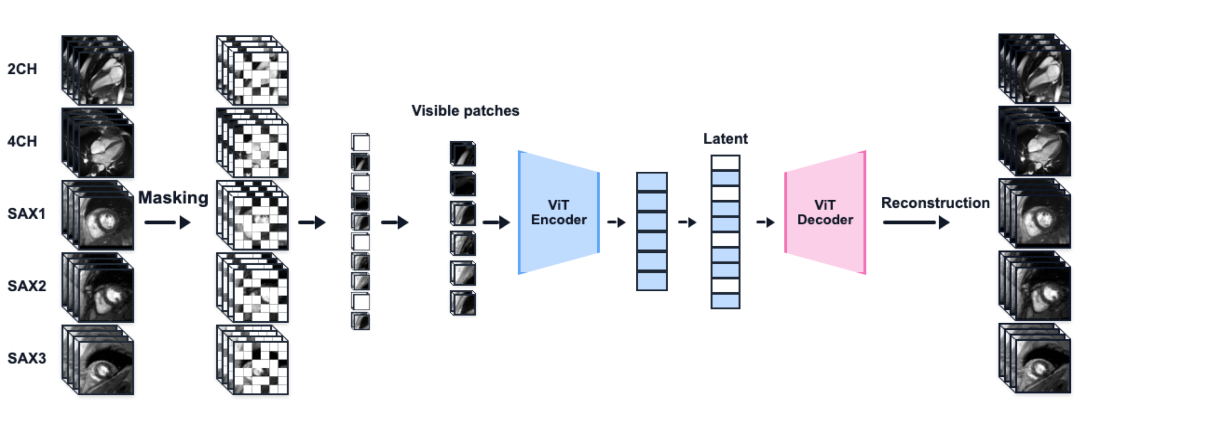
#> input picture figures/mri_pretrain/pretraining_pipeline_original_before_brace.png, 2459 x 850 px, given in place of jcmr_fig2_planes.jpg, which was not available (shown at 1/2 size)
$ python prepare_five_cmr_panels.py
#> lines starting #> are read from the running program, lines starting #| are printed output that depends on the picture; pictures that were not available may be replaced by others from this repository, and a replacement may not be noted
from pathlib import Path

from PIL import Image, ImageOps, ImageDraw, ImageFont


ROOT = Path(__file__).resolve().parent
OUT = ROOT / "five_cmr_panels"
OUT.mkdir(exist_ok=True)


def font(size):
    for path in [
        "/System/Library/Fonts/Supplemental/Arial.ttf",
        "/System/Library/Fonts/Helvetica.ttc",
    ]:
        try:
            return ImageFont.truetype(path, size)
        except Exception:
            pass
    return ImageFont.load_default()


def gif_frame(path, idx):
    im = Image.open(path)
    im.seek(min(idx, getattr(im, "n_frames", idx + 1) - 1))
    return im.convert("L")


def crop_square(im, box=None, size=512):
    if box:
        im = im.crop(box)
    w, h = im.size
    side = min(w, h)
    left = (w - side) // 2
    top = (h - side) // 2
    im = im.crop((left, top, left + side, top + side))
    im = ImageOps.autocontrast(im.convert("L"), cutoff=1)
    return im.resize((size, size), Image.Resampling.LANCZOS).convert("RGB")


fig2 = Image.open(ROOT / "jcmr_fig2_planes.jpg").convert("L")
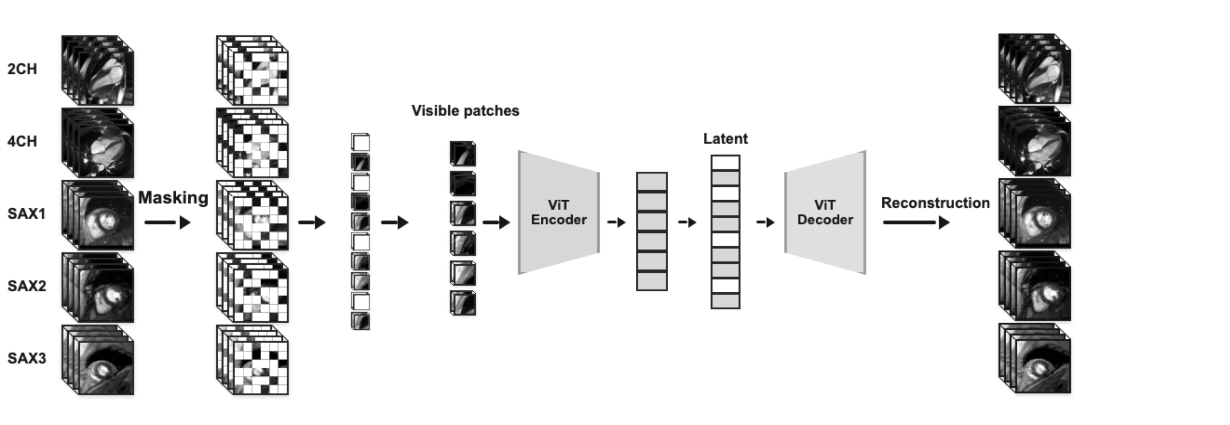
#> fig2: PIL image 2459x850 L (shown at 1/2 size); min 0, max 255, mean 225.6

panels = [
    ("2CH", crop_square(gif_frame(ROOT / "cardiac_2ch.gif", 10), size=512), "cmr_2ch_clean.png"),
    ("4CH", crop_square(gif_frame(ROOT / "cardiac_4ch.gif", 12), size=512), "cmr_4ch_clean.png"),
    ("SAX basal", crop_square(fig2, (730, 480, 903, 653), 512), "cmr_sax_basal_clean.png"),
    ("SAX mid", crop_square(fig2, (960, 374, 1121, 535), 512), "cmr_sax_mid_clean.png"),
    ("SAX apical", crop_square(fig2, (985, 122, 1150, 287), 512), "cmr_sax_apical_clean.png"),
]
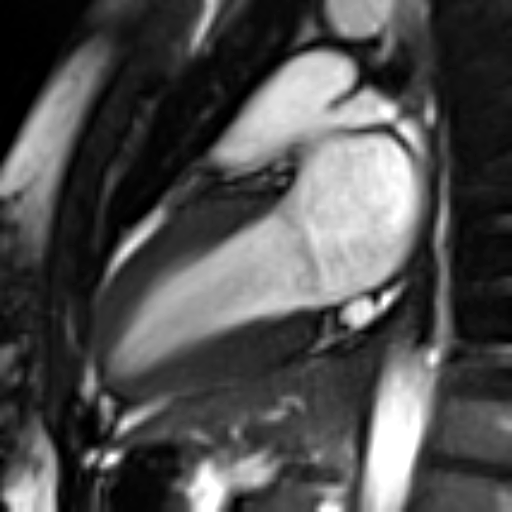
#> input picture figures/mri_pretrain/cmr_2ch_clean.png, 512 x 512 px, given in place of cardiac_2ch.gif, which was not available
#> in gif_frame, im is the input picture: PIL image 512x512 RGB; min 0, max 255, mean 80
#> in crop_square, `w, h = im.size`: w = 512
#> in crop_square, `left = (w - side) // 2`: left = 0
#> call 4 of crop_square, with box = (960, 374, 1121, 535), size = 512
#> in crop_square (call 4), `im = ImageOps.autocontrast(im.convert("L"), cutoff=1)`:
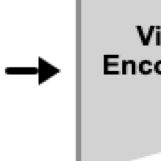
#> im: PIL image 161x161 L; min 0, max 255, mean 217.7
#> in crop_square (call 4), `return im.resize((size, size), Image.Resampling.LANCZOS).convert("RGB")`:
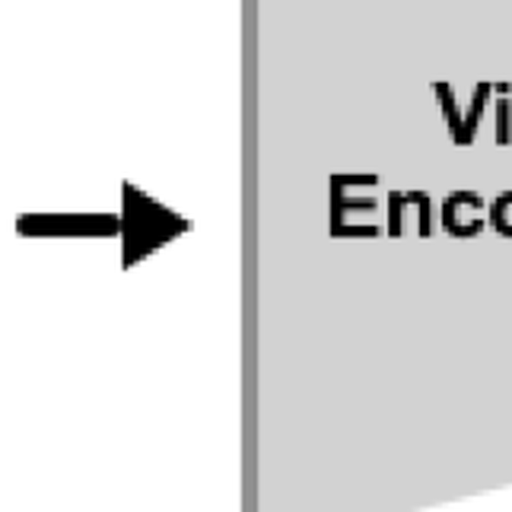
#> returned value: PIL image 512x512 RGB; min 0, max 255, mean 217.8
#> in crop_square (call 5), `im = im.crop(box)`:
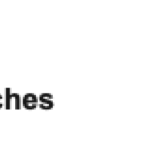
#> im: PIL image 165x165 L; min 24, max 255, mean 250.6
#> in crop_square (call 5), `im = ImageOps.autocontrast(im.convert("L"), cutoff=1)`:
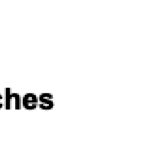
#> im: PIL image 165x165 L; min 0, max 255, mean 249.7

for _, im, name in panels:
    im.save(OUT / name)
#> this loop made 5 passes
#> name on passes 1 to 5: 'cmr_2ch_clean.png', 'cmr_4ch_clean.png', 'cmr_sax_basal_clean.png', 'cmr_sax_mid_clean.png', 'cmr_sax_apical_clean.png'

sheet = Image.new("RGB", (5 * 230 + 60, 300), "white")
#> sheet: PIL image 1210x300 RGB; every value is 255
d = ImageDraw.Draw(sheet)
d.text((24, 18), "Five representative CMR panels", font=font(24), fill=(15, 23, 42))
for i, (label, im, _) in enumerate(panels):
    thumb = im.resize((190, 190), Image.Resampling.LANCZOS)
    x = 30 + i * 230
    sheet.paste(thumb, (x, 66))
    d.rectangle((x, 66, x + 189, 255), outline=(15, 23, 42), width=2)
    d.text((x, 264), label, font=font(18), fill=(30, 41, 59))
#> this loop made 5 passes
#> (label, x) on passes 1 to 5: ('2CH', 30), ('4CH', 260), ('SAX basal', 490), ('SAX mid', 720), ('SAX apical', 950)
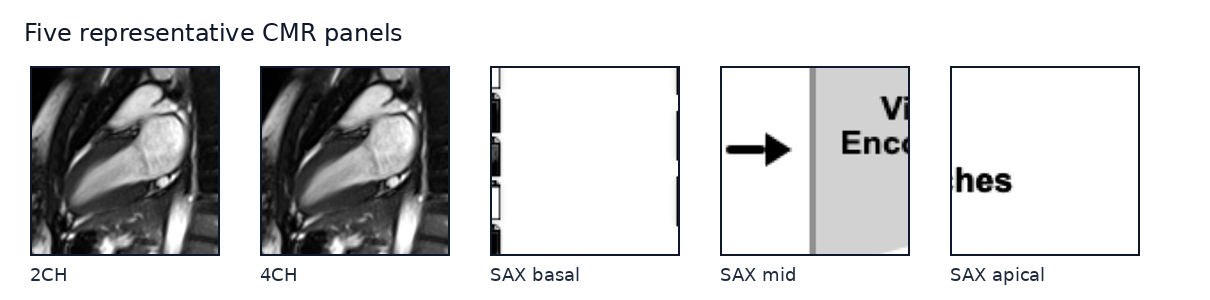
#> sheet: PIL image 1210x300 RGB; mean R, G, B 209.8, 210.1, 210.6
sheet.save(OUT / "five_cmr_panels_contact_sheet.png")

(OUT / "sources.txt").write_text(
    "\n".join(
        [
            "2CH: Wikimedia Commons File:VLA.gif, CC BY-SA 4.0, https://commons.wikimedia.org/wiki/File:VLA.gif",
            "4CH: Wikimedia Commons File:4-CH cine normal.gif, source page https://commons.wikimedia.org/wiki/File:4-CH_cine_normal.gif",
            "SAX basal/mid/apical: Charoenpanichkit & Hundley, J Cardiovasc Magn Reson 12, 59 (2010), Figure 2, CC BY 2.0, https://doi.org/10.1186/1532-429X-12-59",
        ]
    )
    + "\n"
)

for _, _, name in panels:
    print(OUT / name)
print(OUT / "five_cmr_panels_contact_sheet.png")
